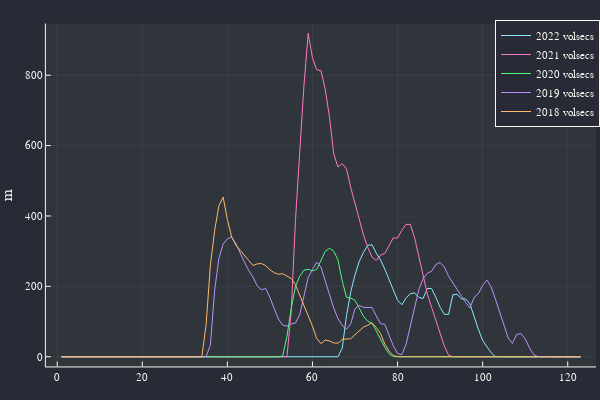

Notebook cell for this chart:
### Code cell
Δh = (600-38)u"m"
k = 0.5u"mm"

r = 13u"m"
L = 42_500u"m"
Vp = L*2π*r^2
F = datas[:,2:2:n] .*(60*60*24)u"s"

A = F ./ Vp .* 2π .* r^2

wpfun(x, y=0.0) = x-sin(x)/2 - y
Z = ZeroProblem(wpfun, 0.01)
wp = solve.(Z, A ./r^2) .*r

U = sqrt(g_n*Δh*2)/2
D = 4*2π*r^2 ./ wp
v = 1.52e-6u"m^2/s"
Re = U .* D ./v

f=0.25 ./ log10.(k ./ (3.7 .* D) .+ 5.74 ./ Re .^ 0.9) .^ 2
h=f .* L ./ D .* U.^2 ./ 2g_n
plot(Matrix(h), labels = reshape(DataFrames.names(h), 1,5))

### Figure 1 — Plotly figure (JSON) as saved in the notebook; plotly's stock layout.template omitted (floating-point values rounded to 4 significant figures)
{"data": [{"colorbar": {"title": ""}, "legendgroup": "2022 volsecs", "line": {"color": "rgba(139, 233, 253, 1.000)", "dash": "solid", "shape": "linear", "width": 1}, "mode": "lines", "name": "2022 volsecs", "showlegend": true, "type": "scatter", "x": [1, 2, 3, 4, 5, 6, 7, 8, 9, 10, 11, 12, 13, 14, 15, 16, 17, 18, 19, 20, 21, 22, 23, 24, 25, 26, 27, 28, 29, 30, 31, 32, 33, 34, 35, 36, 37, 38, 39, 40, 41, 42, 43, 44, 45, 46, 47, 48, 49, 50, 51, 52, 53, 54, 55, 56, 57, 58, 59, 60, 61, 62, 63, 64, 65, 66, 67, 68, 69, 70, 71, 72, 73, 74, 75, 76, 77, 78, 79, 80, 81, 82, 83, 84, 85, 86, 87, 88, 89, 90, 91, 92, 93, 94, 95, 96, 97, 98, 99, 100, 101, 102, 103, 104, 105, 106, 107, 108, 109, 110, 111, 112, 113, 114, 115, 116, 117, 118, 119, 120, 121, 122, 123], "xaxis": "x", "y": [0, 0, 0, 0, 0, 0, 0, 0, 0, 0, 0, 0, 0, 0, 0, 0, 0, 0, 0, 0, 0, 0, 0, 0, 0, 0, 0, 0, 0, 0, 0, 0, 0, 0, 0, 0, 0, 0, 0, 0, 0, 0, 0, 0, 0, 0, 0, 0, 0, 0, 0, 0, 0, 0, 0, 0, 0, 0, 0, 0, 0, 0, 0, 0, 0, 0, 24.49, 116.6, 184.5, 232.5, 271.1, 296.5, 316.7, 318.0, 294.4, 275.2, 249.1, 219.1, 189.3, 160.6, 147.7, 166.5, 179.4, 181.6, 168.6, 165.4, 194.1, 193.8, 169.1, 140.8, 120.6, 120.3, 176.1, 177.6, 164.4, 164.5, 150.5, 111.6, 78.13, 46.3, 27.41, 11.36, 0.5559, 0, 0, 0, 0, 0, 0, 0, 0, 0, 0, 0, 0, 0, 0, 0, 0, 0, 0, 0, 0], "yaxis": "y", "zmax": null, "zmin": null}, {"colorbar": {"title": ""}, "legendgroup": "2021 volsecs", "line": {"color": "rgba(255, 121, 198, 1.000)", "dash": "solid", "shape": "linear", "width": 1}, "mode": "lines", "name": "2021 volsecs", "showlegend": true, "type": "scatter", "x": [1, 2, 3, 4, 5, 6, 7, 8, 9, 10, 11, 12, 13, 14, 15, 16, 17, 18, 19, 20, 21, 22, 23, 24, 25, 26, 27, 28, 29, 30, 31, 32, 33, 34, 35, 36, 37, 38, 39, 40, 41, 42, 43, 44, 45, 46, 47, 48, 49, 50, 51, 52, 53, 54, 55, 56, 57, 58, 59, 60, 61, 62, 63, 64, 65, 66, 67, 68, 69, 70, 71, 72, 73, 74, 75, 76, 77, 78, 79, 80, 81, 82, 83, 84, 85, 86, 87, 88, 89, 90, 91, 92, 93, 94, 95, 96, 97, 98, 99, 100, 101, 102, 103, 104, 105, 106, 107, 108, 109, 110, 111, 112, 113, 114, 115, 116, 117, 118, 119, 120, 121, 122, 123], "xaxis": "x", "y": [0, 0, 0, 0, 0, 0, 0, 0, 0, 0, 0, 0, 0, 0, 0, 0, 0, 0, 0, 0, 0, 0, 0, 0, 0, 0, 0, 0, 0, 0, 0, 0, 0, 0, 0, 0, 0, 0, 0, 0, 0, 0, 0, 0, 0, 0, 0, 0, 0, 0, 0, 0, 0, 0, 127.6, 386.6, 580.6, 770.2, 919.2, 849.3, 815.3, 812.9, 759.7, 681.7, 576.5, 539.2, 548.6, 533.5, 480.9, 434.8, 391.6, 345.8, 310.7, 283.0, 273.7, 288.9, 293.4, 316.3, 337.8, 337.1, 359.6, 376.2, 375.9, 338.5, 282.1, 231.8, 178.4, 140.6, 101.5, 67.01, 30.27, 4.568, 0, 0, 0, 0, 0, 0, 0, 0, 0, 0, 0, 0, 0, 0, 0, 0, 0, 0, 0, 0, 0, 0, 0, 0, 0, 0, 0, 0, 0, 0, 0], "yaxis": "y", "zmax": null, "zmin": null}, {"colorbar": {"title": ""}, "legendgroup": "2020 volsecs", "line": {"color": "rgba(80, 250, 123, 1.000)", "dash": "solid", "shape": "linear", "width": 1}, "mode": "lines", "name": "2020 volsecs", "showlegend": true, "type": "scatter", "x": [1, 2, 3, 4, 5, 6, 7, 8, 9, 10, 11, 12, 13, 14, 15, 16, 17, 18, 19, 20, 21, 22, 23, 24, 25, 26, 27, 28, 29, 30, 31, 32, 33, 34, 35, 36, 37, 38, 39, 40, 41, 42, 43, 44, 45, 46, 47, 48, 49, 50, 51, 52, 53, 54, 55, 56, 57, 58, 59, 60, 61, 62, 63, 64, 65, 66, 67, 68, 69, 70, 71, 72, 73, 74, 75, 76, 77, 78, 79, 80, 81, 82, 83, 84, 85, 86, 87, 88, 89, 90, 91, 92, 93, 94, 95, 96, 97, 98, 99, 100, 101, 102, 103, 104, 105, 106, 107, 108, 109, 110, 111, 112, 113, 114, 115, 116, 117, 118, 119, 120, 121, 122, 123], "xaxis": "x", "y": [0, 0, 0, 0, 0, 0, 0, 0, 0, 0, 0, 0, 0, 0, 0, 0, 0, 0, 0, 0, 0, 0, 0, 0, 0, 0, 0, 0, 0, 0, 0, 0, 0, 0, 0, 0, 0, 0, 0, 0, 0, 0, 0, 0, 0, 0, 0, 0, 0, 0, 0, 0, 2.164, 57.84, 137.3, 199.3, 228.5, 246.0, 248.4, 244.2, 247.9, 273.3, 299.5, 308.4, 300.3, 274.6, 215.2, 169.2, 166.5, 160.6, 136.1, 114.8, 100.8, 95.64, 73.42, 48.59, 26.84, 8.075, 0.6416, 0, 0, 0, 0, 0, 0, 0, 0, 0, 0, 0, 0, 0, 0, 0, 0, 0, 0, 0, 0, 0, 0, 0, 0, 0, 0, 0, 0, 0, 0, 0, 0, 0, 0, 0, 0, 0, 0, 0, 0, 0, 0, 0, 0], "yaxis": "y", "zmax": null, "zmin": null}, {"colorbar": {"title": ""}, "legendgroup": "2019 volsecs", "line": {"color": "rgba(189, 147, 249, 1.000)", "dash": "solid", "shape": "linear", "width": 1}, "mode": "lines", "name": "2019 volsecs", "showlegend": true, "type": "scatter", "x": [1, 2, 3, 4, 5, 6, 7, 8, 9, 10, 11, 12, 13, 14, 15, 16, 17, 18, 19, 20, 21, 22, 23, 24, 25, 26, 27, 28, 29, 30, 31, 32, 33, 34, 35, 36, 37, 38, 39, 40, 41, 42, 43, 44, 45, 46, 47, 48, 49, 50, 51, 52, 53, 54, 55, 56, 57, 58, 59, 60, 61, 62, 63, 64, 65, 66, 67, 68, 69, 70, 71, 72, 73, 74, 75, 76, 77, 78, 79, 80, 81, 82, 83, 84, 85, 86, 87, 88, 89, 90, 91, 92, 93, 94, 95, 96, 97, 98, 99, 100, 101, 102, 103, 104, 105, 106, 107, 108, 109, 110, 111, 112, 113, 114, 115, 116, 117, 118, 119, 120, 121, 122, 123], "xaxis": "x", "y": [0, 0, 0, 0, 0, 0, 0, 0, 0, 0, 0, 0, 0, 0, 0, 0, 0, 0, 0, 0, 0, 0, 0, 0, 0, 0, 0, 0, 0, 0, 0, 0, 0, 0, 0, 32.96, 187.9, 279.2, 320.1, 335.0, 340.7, 321.3, 293.7, 269.1, 245.6, 226.6, 201.7, 190.4, 194.2, 168.8, 137.2, 107.1, 89.9, 86.94, 93.16, 95.62, 119.2, 171.2, 225.5, 247.5, 269.0, 254.5, 216.7, 172.6, 138.3, 108.3, 88.81, 78.37, 93.68, 136.4, 145.9, 140.0, 140.6, 140.1, 115.9, 93.99, 92.22, 58.99, 30.82, 9.043, 6.089, 34.96, 88.1, 139.4, 191.1, 221.6, 237.1, 242.9, 262.0, 267.9, 254.8, 228.6, 209.2, 191.3, 172.6, 154.1, 138.5, 168.3, 179.5, 202.9, 217.8, 198.3, 164.3, 127.9, 89.51, 53.53, 37.99, 63.77, 65.39, 50.85, 25.28, 5.915, 0.6244, 0, 0, 0, 0, 0, 0, 0, 0, 0, 0], "yaxis": "y", "zmax": null, "zmin": null}, {"colorbar": {"title": ""}, "legendgroup": "2018 volsecs", "line": {"color": "rgba(255, 184, 108, 1.000)", "dash": "solid", "shape": "linear", "width": 1}, "mode": "lines", "name": "2018 volsecs", "showlegend": true, "type": "scatter", "x": [1, 2, 3, 4, 5, 6, 7, 8, 9, 10, 11, 12, 13, 14, 15, 16, 17, 18, 19, 20, 21, 22, 23, 24, 25, 26, 27, 28, 29, 30, 31, 32, 33, 34, 35, 36, 37, 38, 39, 40, 41, 42, 43, 44, 45, 46, 47, 48, 49, 50, 51, 52, 53, 54, 55, 56, 57, 58, 59, 60, 61, 62, 63, 64, 65, 66, 67, 68, 69, 70, 71, 72, 73, 74, 75, 76, 77, 78, 79, 80, 81, 82, 83, 84, 85, 86, 87, 88, 89, 90, 91, 92, 93, 94, 95, 96, 97, 98, 99, 100, 101, 102, 103, 104, 105, 106, 107, 108, 109, 110, 111, 112, 113, 114, 115, 116, 117, 118, 119, 120, 121, 122, 123], "xaxis": "x", "y": [0, 0, 0, 0, 0, 0, 0, 0, 0, 0, 0, 0, 0, 0, 0, 0, 0, 0, 0, 0, 0, 0, 0, 0, 0, 0, 0, 0, 0, 0, 0, 0, 0, 0.01101, 90.44, 259.9, 358.0, 429.1, 453.6, 390.2, 340.4, 317.5, 302.7, 289.4, 273.7, 259.2, 263.8, 264.9, 258.9, 247.4, 238.8, 234.4, 236.0, 229.2, 222.5, 204.6, 175.9, 142.1, 115.7, 86.76, 51.94, 37.34, 47.32, 45.02, 39.12, 38.54, 49.31, 49.36, 51.32, 62.68, 74.86, 84.4, 89.63, 96.08, 83.25, 66.14, 36.17, 16.07, 3.445, 0.4214, 0, 0, 0, 0, 0, 0, 0, 0, 0, 0, 0, 0, 0, 0, 0, 0, 0, 0, 0, 0, 0, 0, 0, 0, 0, 0, 0, 0, 0, 0, 0, 0, 0, 0, 0, 0, 0, 0, 0, 0, 0, 0, 0], "yaxis": "y", "zmax": null, "zmin": null}], "layout": {"annotations": [], "height": 400, "legend": {"bgcolor": "rgba(40, 42, 54, 1.000)", "bordercolor": "rgba(248, 248, 242, 1.000)", "borderwidth": 1, "font": {"color": "rgba(248, 248, 242, 1.000)", "family": "sans-serif", "size": 11}, "title": {"font": {"color": "rgba(248, 248, 242, 1.000)", "family": "sans-serif", "size": 15}, "text": ""}, "tracegroupgap": 0, "traceorder": "normal", "x": 1, "xanchor": "auto", "y": 1, "yanchor": "auto"}, "margin": {"b": 20, "l": 0, "r": 0, "t": 20}, "paper_bgcolor": "rgba(40, 42, 54, 1.000)", "plot_bgcolor": "rgba(48, 52, 59, 1.000)", "showlegend": true, "width": 600, "xaxis": {"anchor": "y", "domain": [0.07647, 0.9934], "gridcolor": "rgba(248, 248, 242, 0.100)", "gridwidth": 0.5, "linecolor": "rgba(248, 248, 242, 1.000)", "mirror": false, "range": [-2.66, 126.7], "showgrid": true, "showline": true, "showticklabels": true, "tickangle": 0, "tickcolor": "rgb(248, 248, 242)", "tickfont": {"color": "rgba(248, 248, 242, 1.000)", "family": "sans-serif", "size": 11}, "tickmode": "array", "ticks": "inside", "ticktext": ["0", "20", "40", "60", "80", "100", "120"], "tickvals": [0, 20, 40, 60, 80, 100, 120], "title": "", "titlefont": {"color": "rgba(248, 248, 242, 1.000)", "family": "sans-serif", "size": 15}, "type": "-", "visible": true, "zeroline": false, "zerolinecolor": "rgba(248, 248, 242, 1.000)"}, "yaxis": {"anchor": "x", "domain": [0.03762, 0.9902], "gridcolor": "rgba(248, 248, 242, 0.100)", "gridwidth": 0.5, "linecolor": "rgba(248, 248, 242, 1.000)", "mirror": false, "range": [-27.58, 946.8], "showgrid": true, "showline": true, "showticklabels": true, "tickangle": 0, "tickcolor": "rgb(248, 248, 242)", "tickfont": {"color": "rgba(248, 248, 242, 1.000)", "family": "sans-serif", "size": 11}, "tickmode": "array", "ticks": "inside", "ticktext": ["0", "200", "400", "600", "800"], "tickvals": [0, 200, 400, 600, 800], "title": "m", "titlefont": {"color": "rgba(248, 248, 242, 1.000)", "family": "sans-serif", "size": 15}, "type": "-", "visible": true, "zeroline": false, "zerolinecolor": "rgba(248, 248, 242, 1.000)"}}}
